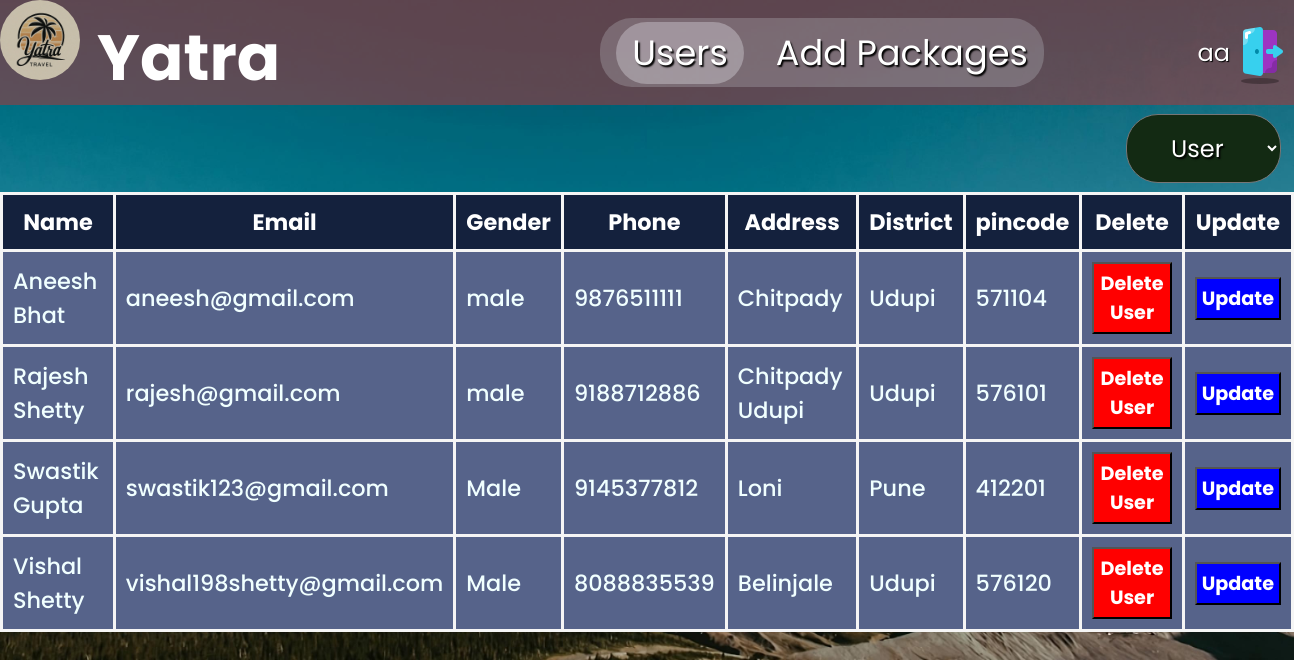
Page /adminusers.php (signed in) on the committed database.
### tables this page shows
CREATE TABLE `user` (
  `email` varchar(200) NOT NULL,
  `name` text NOT NULL,
  `password` varchar(200) NOT NULL,
  `gender` text NOT NULL,
  `phone` double NOT NULL,
  `address` varchar(200) NOT NULL,
  `district` varchar(200) NOT NULL,
  `pincode` int(6) NOT NULL,
  `status` text NOT NULL DEFAULT 'User'
);

### userdetails.php (the view, shortened to what this page needs)
<!DOCTYPE html>
<html lang="en">
<head>
    <link rel="stylesheet" href="index.css">
</head>
<body><?php
if($_SESSION['status'] == 'admin' or $_SESSION['status'] == 'superadmin')
{
    include "updateuser.php";
echo "
    <table>
        <tr>
        <th>Name</th><th>Email</th><th>Gender</th><th>Phone</th><th>Address</th><th>District</th><th>pincode</th>
    <th>Delete</th><th>Update</th></tr>";
    $query3="Select * from user";
    $res=$con->query($query3);
    if($res->num_rows>=1)
    {
        foreach ($res as $key) {
    echo "
    <tr>
        <td>{$key['name']}</td>
        <td>{$key['email']}</td>
        <td>{$key['gender']}</td>
        <td>{$key['phone']}</td>
        <td>{$key['address']}</td>
        <td>{$key['district']}</td>
        <td>{$key['pincode']}</td>
    <td>
    <form method='post' onsubmit='return confirmsubmission();'>
    <input name='emailToDelete'  type='hidden' value='{$key['email']}'>
    <button class='dlt' name='dltbtn' type='submit'>Delete User</button>
    </form>
    </td>
    <td>
    <form method='post' action=''>
    <input name='emailToUpdate'  type='hidden' value='{$key['email']}'>
    <input class='dlt' id='updte' value='Update' name='updbtn' type='submit'>
    </form>
    </td>
    </tr>";
    }
}
    }
    else{
        echo "<script>alert('You are not permitted to view this');
        window.location.href='index.php'</script>";
    }
?>
    </table>
</body>
</html>

### index.css (style rules this page uses)
* { margin:0;padding:0; box-sizing: border-box; font-family: "Poppins", sans-serif; }
body { background-image: url("bg2.jpg"); overflow-x: hidden; background-size: cover; }

### adminusers.php (style rules this page uses)
body { background-image: url("bg3.jpeg"); }

### userdetails.php (style rules this page uses)
table { margin: auto; font-size: 1.4rem; }
table,th,td { border: 3px solid whitesmoke; border-collapse: collapse; }
td,th { padding: 10px; }
th { background-color: #14213D; color: white; }
td { background-color: #56638A; color: azure; font-weight: 500; }
.dlt { color: white; background-color: red; padding: 5px; font-weight: bold; font-size: 1.2rem; }
#updte { background-color: blue; }

### rows in the picture
user: name "Aneesh Bhat", email "aneesh@gmail.com", gender "male", phone "9876511111", address "Chitpady", district "Udupi", pincode "571104"
user: name "Rajesh Shetty", email "rajesh@gmail.com", gender "male", phone "9188712886", address "Chitpady Udupi", district "Udupi", pincode "576101"
user: name "Swastik Gupta", email "swastik123@gmail.com", gender "Male", phone "9145377812", address "Loni", district "Pune", pincode "412201"
user: name "Vishal Shetty", email "vishal198shetty@gmail.com", gender "Male", phone "8088835539", address "Belinjale", district "Udupi", pincode "576120"

### other values in the picture
$_SESSION['name'] "aa"
